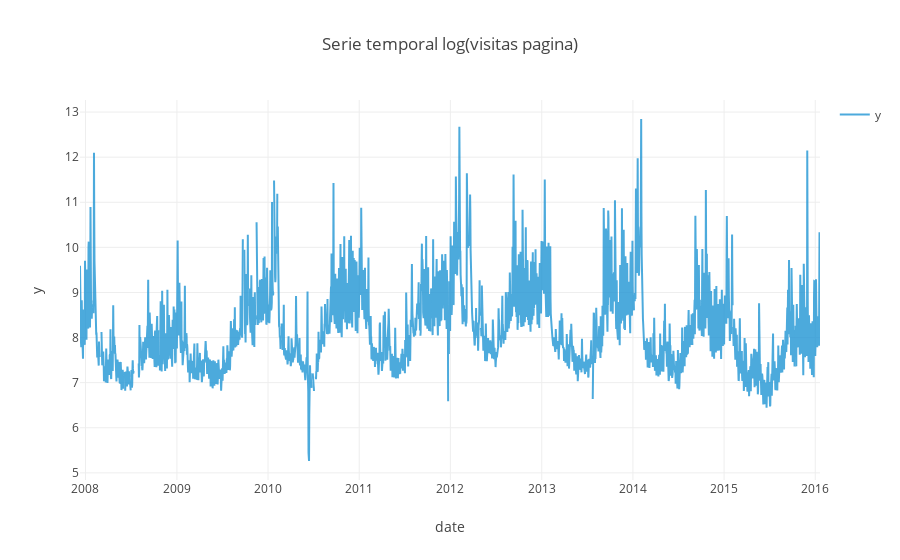

This figure's notebook cell:
### Markdown cell above
## Gráficos

### Code cell
fig = ts.plot(title = 'Serie temporal log(visitas página)')
plotly.io.show(fig)

### Figure 1 — Plotly figure (JSON) as saved in the notebook; plotly's stock layout.template omitted (floating-point values rounded to 4 significant figures; data arrays with more than 128 entries replaced by an {"elided": "..."} marker saying what was removed)
{"data": [{"line": {"color": "rgb(32, 149, 212)"}, "mode": "lines", "name": "y", "opacity": 0.8, "type": "scatter", "uid": "b9256e4b-d9ff-4402-962c-fe3623187b5c", "x": {"elided": "2964 str values"}, "y": {"elided": "2964 float values"}}], "layout": {"legend": {"traceorder": "reversed"}, "showlegend": true, "title": {"text": "Serie temporal log(visitas pagina)"}, "xaxis": {"title": {"text": "date"}}, "yaxis": {"title": {"text": "y"}}}}
